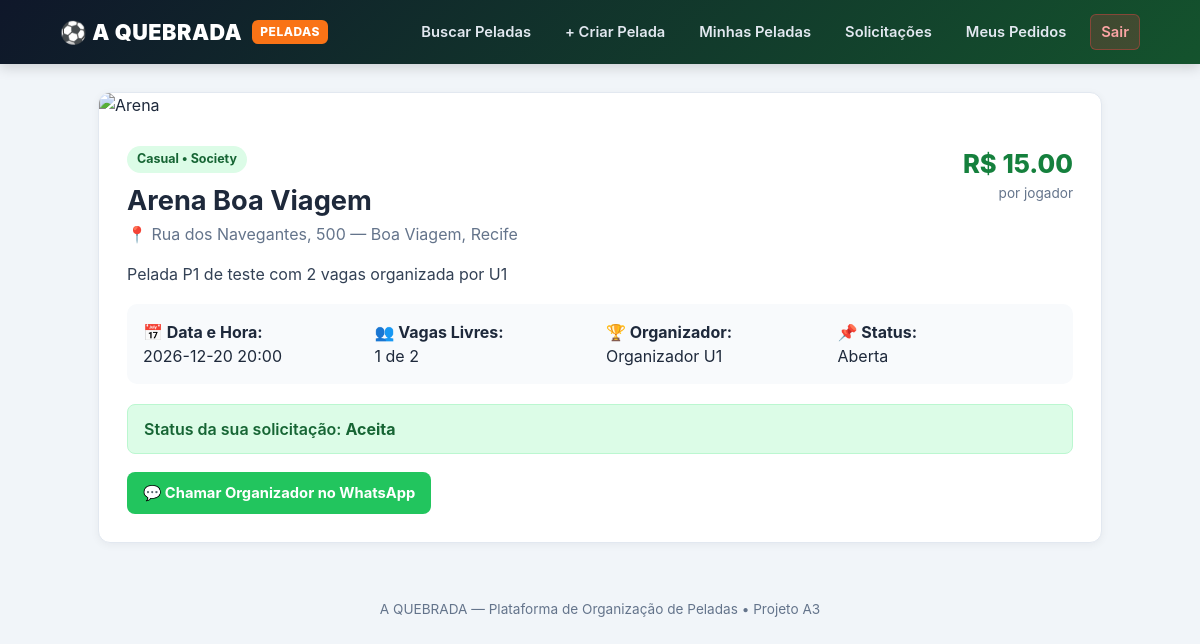
The app's page /pelada/1 (signed in) with its own data.
### tables this page shows
CREATE TABLE PELADA (
    id_pelada INTEGER PRIMARY KEY AUTOINCREMENT,
    id_organizador INTEGER NOT NULL,
    id_local INTEGER NOT NULL,
    data_hora TEXT NOT NULL,
    vagas_totais INTEGER NOT NULL CHECK(vagas_totais > 0),
    valor_por_pessoa REAL NOT NULL CHECK(valor_por_pessoa >= 0),
    nivel TEXT DEFAULT 'Casual',
    descricao TEXT,
    status TEXT DEFAULT 'Aberta' CHECK(status IN ('Aberta', 'Lotada', 'Finalizada', 'Cancelada')),
    FOREIGN KEY (id_organizador) REFERENCES USUARIO(id_usuario) ON DELETE CASCADE,
    FOREIGN KEY (id_local) REFERENCES LOCAL(id_local) ON DELETE RESTRICT
);

CREATE TABLE LOCAL (
    id_local INTEGER PRIMARY KEY AUTOINCREMENT,
    nome TEXT NOT NULL CHECK(length(trim(nome)) > 0),
    endereco TEXT NOT NULL,
    bairro TEXT,
    cidade TEXT,
    tipo TEXT CHECK(tipo IN ('Futsal', 'Society', 'Campo', 'Areia'))
);

CREATE TABLE USUARIO (
    id_usuario INTEGER PRIMARY KEY AUTOINCREMENT,
    nome TEXT NOT NULL CHECK(length(trim(nome)) > 0),
    email TEXT NOT NULL UNIQUE COLLATE NOCASE,
    senha_hash TEXT NOT NULL,
    telefone_whatsapp TEXT,
    cidade TEXT,
    posicao_preferida TEXT,
    data_cadastro DATETIME DEFAULT CURRENT_TIMESTAMP
);

CREATE TABLE SOLICITACAO (
    id_solicitacao INTEGER PRIMARY KEY AUTOINCREMENT,
    id_pelada INTEGER NOT NULL,
    id_usuario INTEGER NOT NULL,
    mensagem TEXT CHECK(mensagem IS NULL OR length(mensagem) <= 500),
    status TEXT DEFAULT 'Pendente' CHECK(status IN ('Pendente', 'Aceita', 'Recusada', 'Cancelada')),
    data_solicitacao DATETIME DEFAULT CURRENT_TIMESTAMP,
    data_resposta DATETIME,
    UNIQUE(id_pelada, id_usuario),
    FOREIGN KEY (id_pelada) REFERENCES PELADA(id_pelada) ON DELETE CASCADE,
    FOREIGN KEY (id_usuario) REFERENCES USUARIO(id_usuario) ON DELETE CASCADE
);

### app.py (the view)
@app.route('/pelada/<int:id_pelada>')
@login_required
def detalhes_pelada(id_pelada):
    conn = get_db()
    pelada = conn.execute('''
        SELECT p.*, l.nome AS local_nome, l.endereco, l.bairro, l.cidade, l.tipo,
               u.nome AS organizador_nome, u.telefone_whatsapp AS organizador_whatsapp,
               (p.vagas_totais - (
                   SELECT COUNT(*) FROM SOLICITACAO s
                   WHERE s.id_pelada = p.id_pelada AND s.status = 'Aceita'
               )) AS vagas_livres
        FROM PELADA p
        JOIN LOCAL l ON p.id_local = l.id_local
        JOIN USUARIO u ON p.id_organizador = u.id_usuario
        WHERE p.id_pelada = ?
    ''', (id_pelada,)).fetchone()
    if not pelada:
        conn.close()
        return 'Pelada não encontrada', 404
    solicitacao = conn.execute(
        'SELECT * FROM SOLICITACAO WHERE id_pelada = ? AND id_usuario = ?',
        (id_pelada, session['user_id'])
    ).fetchone()
    conn.close()
    return render_template('detalhes.html', pelada=pelada, solicitacao=solicitacao)

### app.py (called while the page is built)
def get_db():
    conn = sqlite3.connect(DB_PATH)
    conn.row_factory = sqlite3.Row
    conn.execute('PRAGMA foreign_keys = ON')
    return conn

def login_required(f):
    @wraps(f)
    def decorated(*args, **kwargs):
        if 'user_id' not in session:
            return redirect(url_for('login'))
        return f(*args, **kwargs)
    return decorated

@app.after_request
def add_no_cache_headers(response):
    response.headers['Cache-Control'] = 'no-store, no-cache, must-revalidate, max-age=0'
    response.headers['Pragma'] = 'no-cache'
    response.headers['Expires'] = '0'
    return response

### templates/detalhes.html
{% extends 'base.html' %}
{% block content %}
<div class="card">
  <img src="https://images.unsplash.com/photo-1529900748604-07564a03e7a6?auto=format&fit=crop&w=1100&q=80" alt="Arena" style="width: 100%; height: 240px; object-fit: cover;">
  <div class="card-body" style="padding: 28px;">
    <div style="display: flex; justify-content: space-between; align-items: flex-start; flex-wrap: wrap; gap: 12px; margin-bottom: 16px;">
      <div>
        <span class="tag tag-green" style="margin-bottom: 8px;">{{ pelada['nivel'] }} &bull; {{ pelada['tipo'] }}</span>
        <h1 style="font-size: 1.7rem;">{{ pelada['local_nome'] }}</h1>
        <p style="color: #64748b;">📍 {{ pelada['endereco'] }} — {{ pelada['bairro'] }}, {{ pelada['cidade'] }}</p>
      </div>
      <div style="text-align: right;">
        <span class="price" style="font-size: 1.6rem;">R$ {{ "%.2f"|format(pelada['valor_por_pessoa']) }}</span>
        <p style="color: #64748b; font-size: 0.85rem;">por jogador</p>
      </div>
    </div>
    {% if pelada['descricao'] %}
      <p style="margin-bottom: 18px; color: #334155;">{{ pelada['descricao'] }}</p>
    {% endif %}
    <div style="display: grid; grid-template-columns: repeat(auto-fit, minmax(180px, 1fr)); gap: 12px; background: #f8fafc; padding: 16px; border-radius: 10px; margin-bottom: 20px;">
      <div><strong>📅 Data e Hora:</strong><br>{{ pelada['data_hora'] }}</div>
      <div><strong>👥 Vagas Livres:</strong><br>{{ pelada['vagas_livres'] }} de {{ pelada['vagas_totais'] }}</div>
      <div><strong>🏆 Organizador:</strong><br>{{ pelada['organizador_nome'] }}</div>
      <div><strong>📌 Status:</strong><br>{{ pelada['status'] }}</div>
    </div>
    {% if pelada['id_organizador'] != session.get('user_id') %}
      {% if not solicitacao %}
        <form method="POST" action="/pelada/{{ pelada['id_pelada'] }}/solicitar">
          <div class="form-group">
            <label>Mensagem para o organizador (opcional)</label>
            <input type="text" name="mensagem" placeholder="Ex: Jogo no meio ou ataque, chego 10 min antes!">
          </div>
          <button type="submit" data-cy="solicitar-vaga" class="btn btn-accent">⚽ Solicitar Vaga na Pelada</button>
        </form>
      {% else %}
        <div class="alert alert-success">Status da sua solicitação: <strong>{{ solicitacao['status'] }}</strong></div>
        {% if solicitacao['status'] == 'Aceita' and pelada['organizador_whatsapp'] %}
          <a href="https://wa.me/{{ pelada['organizador_whatsapp'] }}" target="_blank" data-cy="abrir-whatsapp" class="btn btn-whatsapp">💬 Chamar Organizador no WhatsApp</a>
        {% endif %}
      {% endif %}
    {% else %}
      <a href="/pelada/{{ pelada['id_pelada'] }}/editar" class="btn btn-outline">✏️ Gerenciar / Editar Minha Pelada</a>
    {% endif %}
  </div>
</div>
{% endblock %}

### templates/base.html (style rules this page uses)
:root { --primary: #15803d; --primary-dark: #14532d; --accent: #f97316; --dark: #0f172a; --bg: #f1f5f9; --card: #ffffff; --text: #1e293b; --muted: #64748b; --border: #e2e8f0; }
* { box-sizing: border-box; margin: 0; padding: 0; }
body { font-family: -apple-system, BlinkMacSystemFont, "Segoe UI", Roboto, sans-serif; background: var(--bg); color: var(--text); line-height: 1.5; }
.card { background: var(--card); border-radius: 12px; border: 1px solid var(--border); box-shadow: 0 2px 8px rgba(15,23,42,0.05); overflow: hidden; margin-bottom: 18px; }
.card-body { padding: 20px; }
.tag { display: inline-block; padding: 4px 10px; border-radius: 999px; font-size: 0.78rem; font-weight: 700; }
.tag-green { background: #dcfce7; color: #166534; }
.btn { display: inline-block; padding: 10px 16px; border-radius: 8px; border: none; font-weight: 700; font-size: 0.92rem; cursor: pointer; text-decoration: none; text-align: center; transition: 0.2s; }
.btn-whatsapp { background: #22c55e; color: #fff; }
.alert { padding: 12px 16px; border-radius: 8px; margin-bottom: 18px; font-weight: 600; }
.alert-success { background: #dcfce7; color: #166534; border: 1px solid #bbf7d0; }
.price { font-size: 1.25rem; font-weight: 800; color: var(--primary); }

### records on screen
PELADA: nivel "Casual", valor_por_pessoa "15.00", descricao "Pelada P1 de teste com 2 vagas organizada por U1", data_hora "2026-12-20 20:00", vagas_totais "2", status "Aberta"
LOCAL: tipo "Society", local_nome "Arena Boa Viagem", endereco "Rua dos Navegantes, 500", bairro "Boa Viagem", cidade "Recife"
USUARIO: organizador_nome "Organizador U1"
SOLICITACAO: status "Aceita"

### other values on screen
{{ pelada['vagas_livres'] }} "1"
